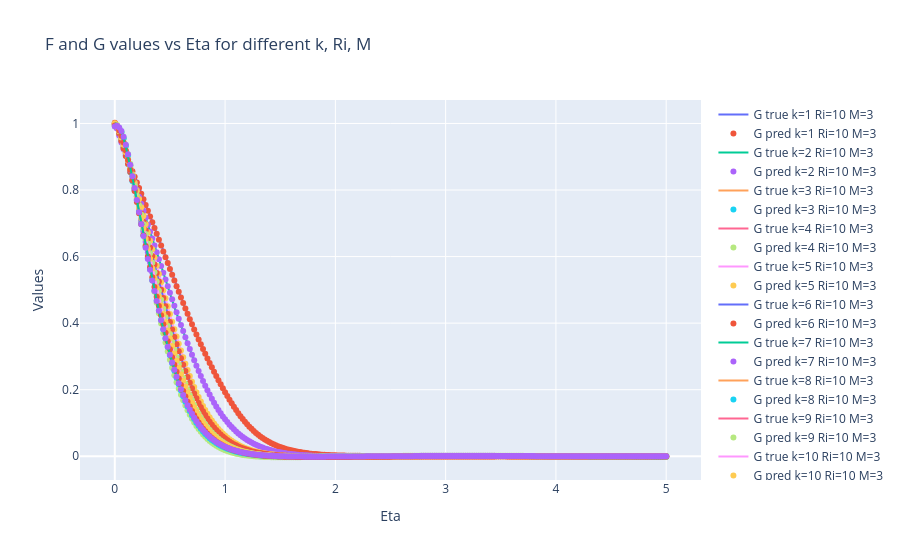

This figure's notebook cell:
### Code cell
#PLOT PLOTLY GRAPH FOR aCTUAL VALUES F1 to F12
import plotly.express as px
import plotly.graph_objects as go
fig = go.Figure()
for k in range(1,13):
    sub = df[df['k']==k].sort_values('Eta')
    #ri,m = k_map[int(k)]
    #fig.add_trace(go.Scatter(x=sub['Eta'], y=sub['Fval'], mode='lines+markers', name=f'F true k={int(k)} Ri={ri} M={m}'))
    #fig.add_trace(go.Scatter(x=sub['Eta'], y=sub['p_Fval'], mode='lines+markers', name=f'F pred k={int(k)} Ri={ri} M={m}'))
    fig.add_trace(go.Scatter(x=sub['Eta'], y=sub['Gval'], mode='lines', name=f'G true k={int(k)} Ri={ri} M={m}'))
    fig.add_trace(go.Scatter(x=sub['Eta'], y=sub['p_Gval'], mode='markers', name=f'G pred k={int(k)} Ri={ri} M={m}'))
fig.update_layout(title='F and G values vs Eta for different k, Ri, M', xaxis_title='Eta', yaxis_title='Values')
fig.write_html(os.path.join(OUT_DIR, "G_G-Pred_values_plotly.html"))
fig.show()

### Figure 1 — Plotly figure (JSON) as saved in the notebook; plotly's stock layout.template omitted (floating-point values rounded to 4 significant figures; data arrays with more than 128 entries replaced by an {"elided": "..."} marker saying what was removed)
{"data": [{"mode": "lines", "name": "G true k=1 Ri=10 M=3", "type": "scatter", "x": {"elided": "251 float values"}, "y": {"elided": "251 float values"}}, {"mode": "markers", "name": "G pred k=1 Ri=10 M=3", "type": "scatter", "x": {"elided": "251 float values"}, "y": {"elided": "251 float values"}}, {"mode": "lines", "name": "G true k=2 Ri=10 M=3", "type": "scatter", "x": {"elided": "251 float values"}, "y": {"elided": "251 float values"}}, {"mode": "markers", "name": "G pred k=2 Ri=10 M=3", "type": "scatter", "x": {"elided": "251 float values"}, "y": {"elided": "251 float values"}}, {"mode": "lines", "name": "G true k=3 Ri=10 M=3", "type": "scatter", "x": {"elided": "251 float values"}, "y": {"elided": "251 float values"}}, {"mode": "markers", "name": "G pred k=3 Ri=10 M=3", "type": "scatter", "x": {"elided": "251 float values"}, "y": {"elided": "251 float values"}}, {"mode": "lines", "name": "G true k=4 Ri=10 M=3", "type": "scatter", "x": {"elided": "251 float values"}, "y": {"elided": "251 float values"}}, {"mode": "markers", "name": "G pred k=4 Ri=10 M=3", "type": "scatter", "x": {"elided": "251 float values"}, "y": {"elided": "251 float values"}}, {"mode": "lines", "name": "G true k=5 Ri=10 M=3", "type": "scatter", "x": {"elided": "251 float values"}, "y": {"elided": "251 float values"}}, {"mode": "markers", "name": "G pred k=5 Ri=10 M=3", "type": "scatter", "x": {"elided": "251 float values"}, "y": {"elided": "251 float values"}}, {"mode": "lines", "name": "G true k=6 Ri=10 M=3", "type": "scatter", "x": {"elided": "251 float values"}, "y": {"elided": "251 float values"}}, {"mode": "markers", "name": "G pred k=6 Ri=10 M=3", "type": "scatter", "x": {"elided": "251 float values"}, "y": {"elided": "251 float values"}}, {"mode": "lines", "name": "G true k=7 Ri=10 M=3", "type": "scatter", "x": {"elided": "251 float values"}, "y": {"elided": "251 float values"}}, {"mode": "markers", "name": "G pred k=7 Ri=10 M=3", "type": "scatter", "x": {"elided": "251 float values"}, "y": {"elided": "251 float values"}}, {"mode": "lines", "name": "G true k=8 Ri=10 M=3", "type": "scatter", "x": {"elided": "251 float values"}, "y": {"elided": "251 float values"}}, {"mode": "markers", "name": "G pred k=8 Ri=10 M=3", "type": "scatter", "x": {"elided": "251 float values"}, "y": {"elided": "251 float values"}}, {"mode": "lines", "name": "G true k=9 Ri=10 M=3", "type": "scatter", "x": {"elided": "251 float values"}, "y": {"elided": "251 float values"}}, {"mode": "markers", "name": "G pred k=9 Ri=10 M=3", "type": "scatter", "x": {"elided": "251 float values"}, "y": {"elided": "251 float values"}}, {"mode": "lines", "name": "G true k=10 Ri=10 M=3", "type": "scatter", "x": {"elided": "251 float values"}, "y": {"elided": "251 float values"}}, {"mode": "markers", "name": "G pred k=10 Ri=10 M=3", "type": "scatter", "x": {"elided": "251 float values"}, "y": {"elided": "251 float values"}}, {"mode": "lines", "name": "G true k=11 Ri=10 M=3", "type": "scatter", "x": {"elided": "251 float values"}, "y": {"elided": "251 float values"}}, {"mode": "markers", "name": "G pred k=11 Ri=10 M=3", "type": "scatter", "x": {"elided": "251 float values"}, "y": {"elided": "251 float values"}}, {"mode": "lines", "name": "G true k=12 Ri=10 M=3", "type": "scatter", "x": {"elided": "251 float values"}, "y": {"elided": "251 float values"}}, {"mode": "markers", "name": "G pred k=12 Ri=10 M=3", "type": "scatter", "x": {"elided": "251 float values"}, "y": {"elided": "251 float values"}}], "layout": {"title": {"text": "F and G values vs Eta for different k, Ri, M"}, "xaxis": {"title": {"text": "Eta"}}, "yaxis": {"title": {"text": "Values"}}}}
